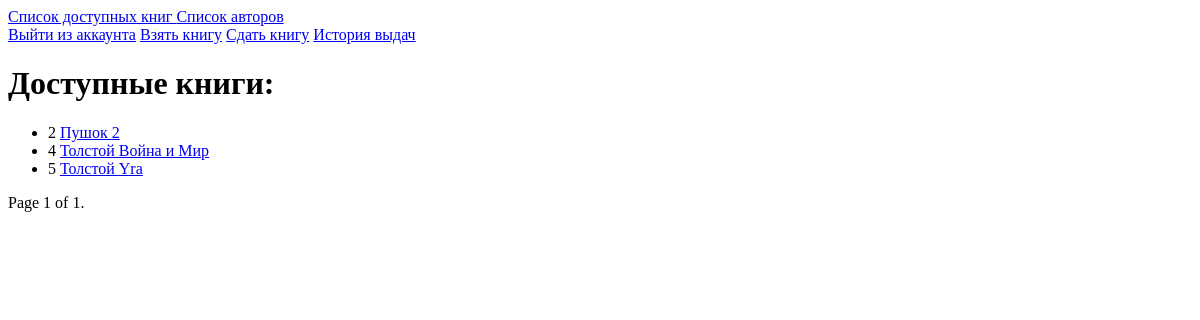
/tracker/books/list/ (signed in), run on an earlier commit of the app's database.
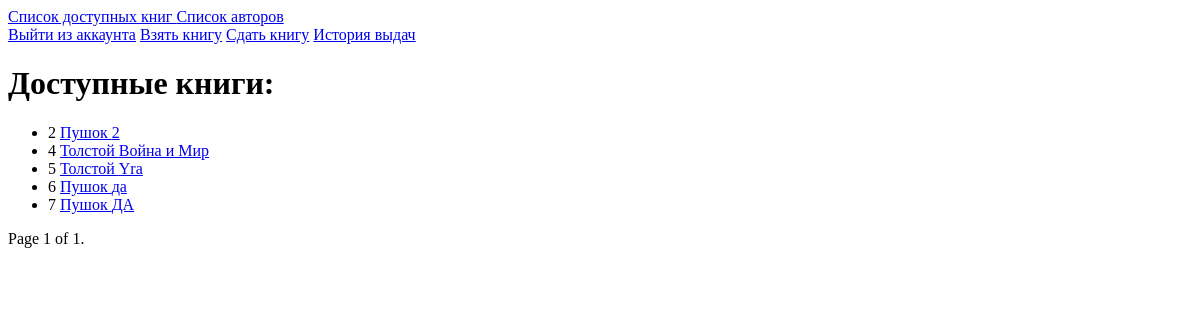
And on a later commit of the database.
### tracker/models.py (models this page shows)
class Book(models.Model):
    name = models.CharField(max_length=255)
    description = models.TextField(default="У книги нет описания :(")
    author = models.ForeignKey(Author,on_delete=models.PROTECT)
    amount = models.IntegerField(default=0)

class Author(models.Model):
    name = models.CharField(max_length=255)

### tracker/views.py (the view)
# urls.py: path('books/list/', ListBookView.as_view(), name="list-book"),
class ListBookView(LoginRequiredMixin,ListView):
    login_url = reverse_lazy("users:login-user")
    template_name = "tracker/allbooks.html"
    model = Book
    context_object_name = "books"
    paginate_by = 10
    def get_queryset(self) -> QuerySet[Any]:
        qs =  Book.objects.select_related('author').filter(amount__gt = 0).all()
        return qs

### templates/tracker/allbooks.html (shortened to what this page needs)
{% extends "base.html" %}
{% block body %}
<h1>Доступные книги:</h1>
<ul>
{% for book in books %}
<li>{{book.pk}} <a href = "{% url 'tracker:author-book' book.author.pk %}">{{book.author.name}} </a> <a href = "{% url 'tracker:detail-book' book.pk %}">{{book.name}}</a></li>
{% endfor %}
</ul>
<div class="pagination">
    <span class="step-links">
        <span class="current">
            Page {{ page_obj.number }} of {{ page_obj.paginator.num_pages }}.
        </span>
    </span>
</div>
{% endblock body %}

What changed in the data, as far as the page shows it:
added Book: pk "6", author.name "Пушок", name "да"
added Book: pk "7", author.name "Пушок", name "ДА"
